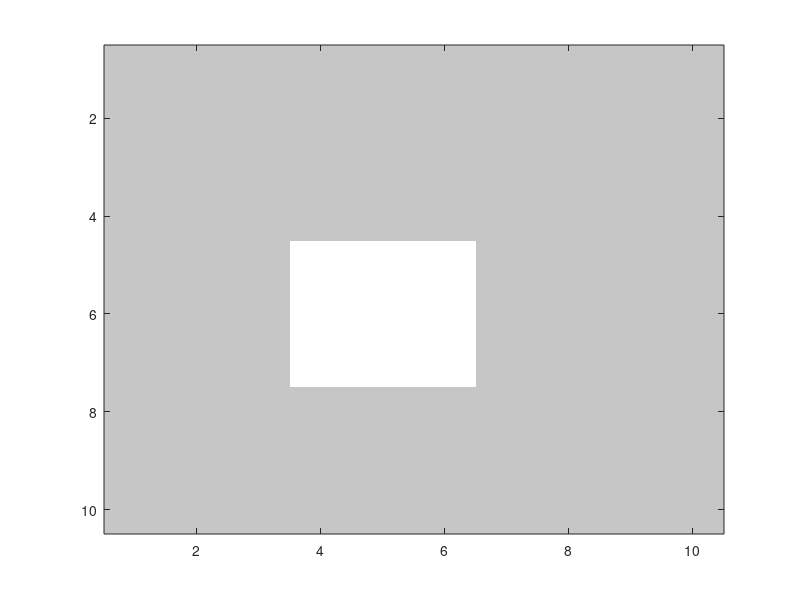

Write MATLAB code to recreate this figure.
close all;
clear;
clc;

% edge coordinate (set by user for simulation)
% will be replaced with the sensor model on the experiment
x=5;
y=5;

% round up the coordinate
x=round(x);
y=round(y);

% initial occupancy grid map
ocmap_IR = 0.5*ones(10,10);

% translation from distance to map index
row=y;
column=11-x;

if row==0
    row=row+1;
end

if column==11
    column=column-1;
end

% fill up the map
for i=row:1:row+2
    for j=column:-1:column-2
        if i>10 || i<1 || j<1 || j>10
            continue;
        else
            ocmap_IR(i,j)=0.9;
        end
    end
end



% create occunpacy grip mapping
image(100*ocmap_IR);
colormap(gray);
